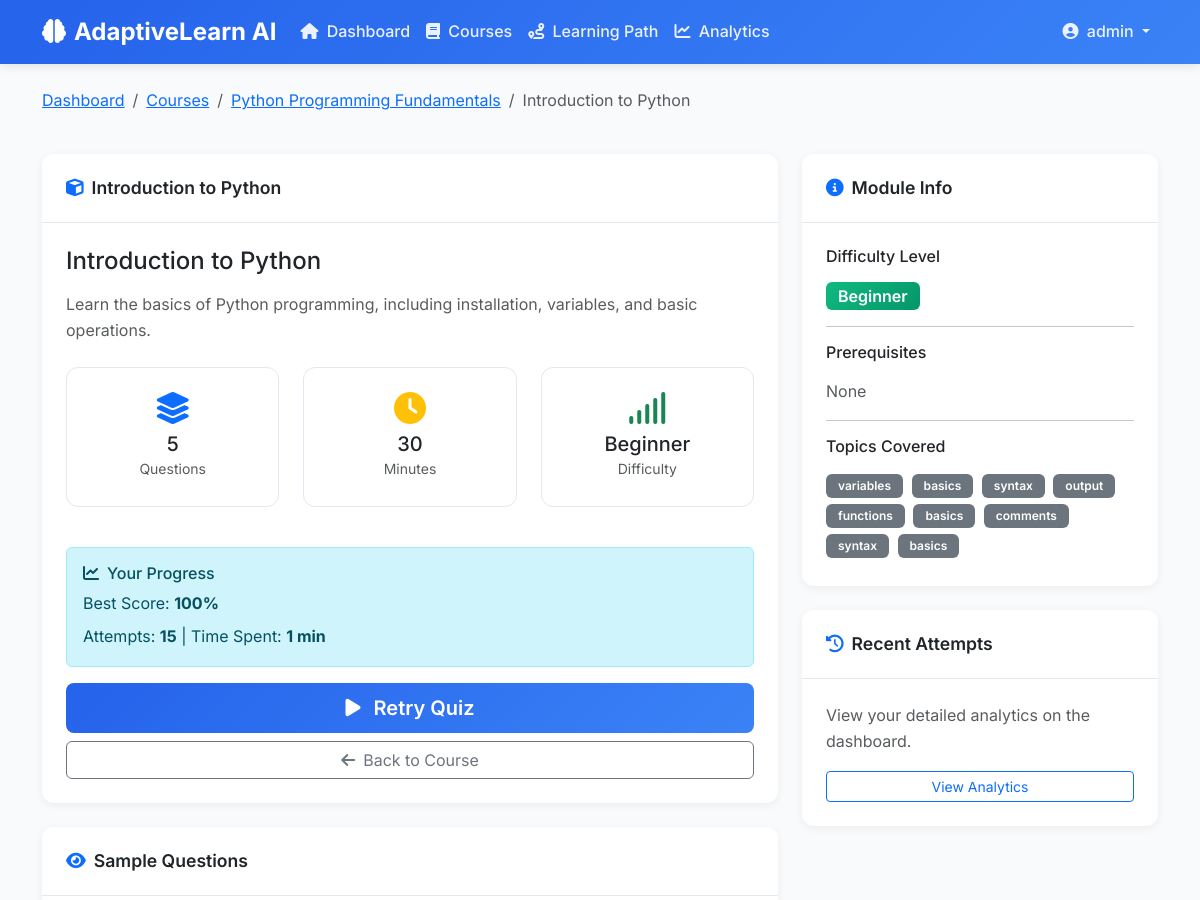
Before: /module/1/ (signed in, upper part) with the older database file.
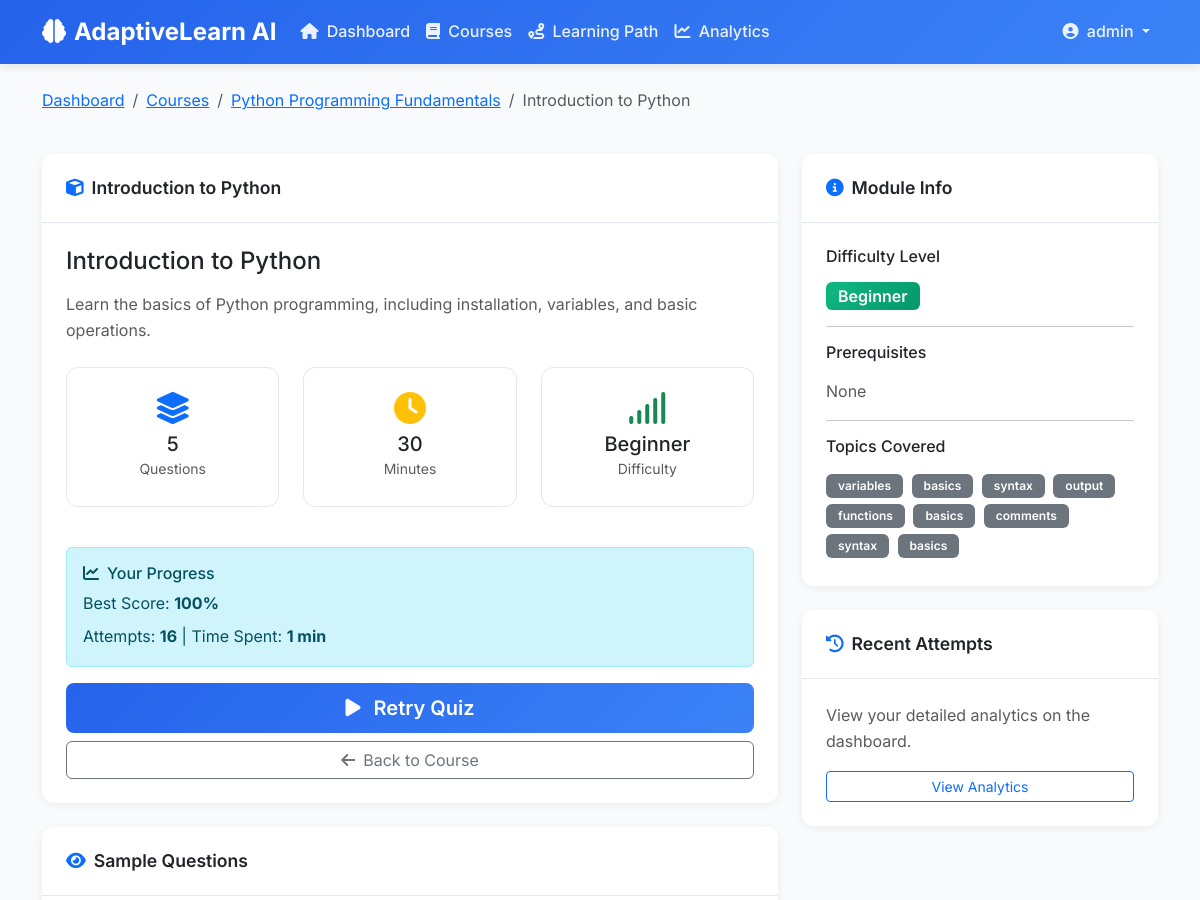
After: the same page with the newer database file.
### courses/models.py (models this page shows, shortened)
class UserProgress(models.Model):
    user = models.ForeignKey(User, on_delete=models.CASCADE)
    module = models.ForeignKey(Module, on_delete=models.CASCADE)
    completed = models.BooleanField(default=False)
    current_level = models.CharField(
        max_length=20, choices=Module.DIFFICULTY_CHOICES, default="beginner"
    )
    last_accessed = models.DateTimeField(auto_now=True)
    score = models.IntegerField(default=0, help_text="Best score achieved (0-100)")
    attempts = models.IntegerField(default=0, help_text="Number of quiz attempts")
    time_spent_minutes = models.IntegerField(
        default=0, help_text="Total time spent on this module"
    )
    class Meta:
        unique_together = ["user", "module"]
        verbose_name_plural = "User Progress"

### courses/views.py (the view)
# urls.py: path("module/<int:module_id>/", views.module_detail, name="module_detail"),
@login_required
def module_detail(request, module_id):
    module = get_object_or_404(Module, id=module_id)
    if module.is_locked_for_user(request.user):
        return redirect("course_detail", course_id=module.course.id)
    try:
        progress = UserProgress.objects.get(user=request.user, module=module)
    except UserProgress.DoesNotExist:
        progress = None
    questions_preview = module.questions.all()[:3]
    total_questions = module.questions.count()
    context = {
        "module": module,
        "progress": progress,
        "questions_preview": questions_preview,
        "total_questions": total_questions,
    }
    return render(request, "courses/module_detail.html", context)

### courses/models.py (called while the page is built)
    def is_locked_for_user(self, user):
        if not self.prerequisite_module:
            return False
        return not UserProgress.objects.filter(
            user=user, module=self.prerequisite_module, completed=True
        ).exists()

    def get_tags_list(self):
        return [tag.strip() for tag in self.tags.split(",") if tag.strip()]

### templates/courses/module_detail.html (shortened to what the changed rows need)
{% extends 'courses/base.html' %}
{% block content %}
<div class="row">
    <div class="col-lg-8">
        <div class="card mb-4">
            <div class="card-body">
                {% if progress %}
                    <div class="alert alert-info">
                        <h6><i class="fas fa-chart-line me-2"></i>Your Progress</h6>
                        <p class="mb-2">Best Score: <strong>{{ progress.score }}%</strong></p>
                        <p class="mb-0">Attempts: <strong>{{ progress.attempts }}</strong> | Time Spent: <strong>{{ progress.time_spent_minutes }} min</strong></p>
                    </div>
                {% endif %}
            </div>
        </div>
    </div>
</div>
{% endblock %}

Changed rows visible on the page:
changed UserProgress: attempts "15" → "16"
